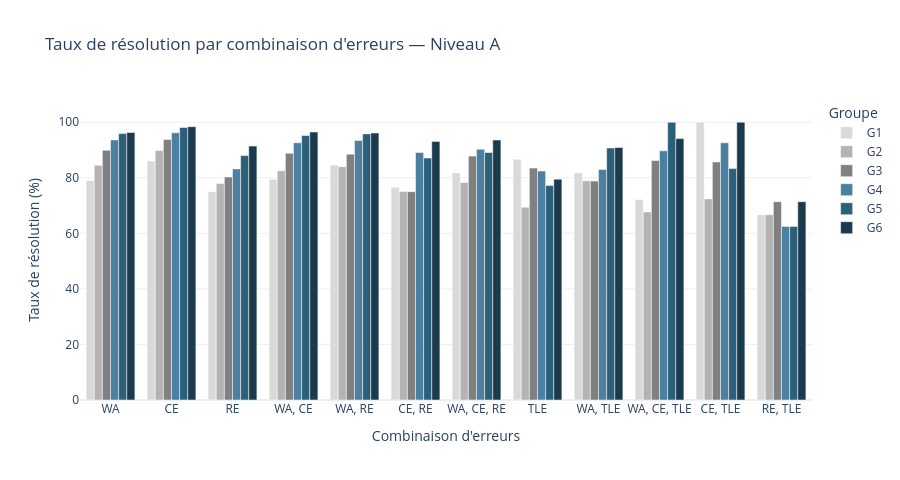
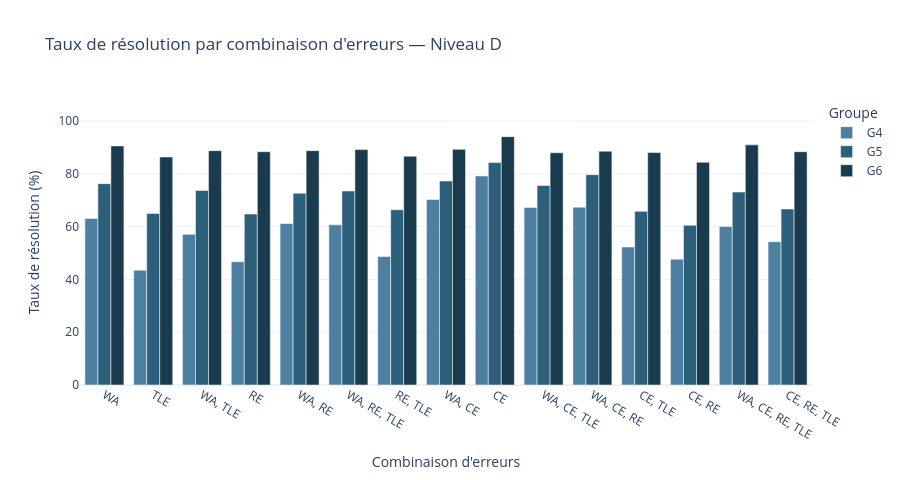

Here is the notebook cell these charts were saved with, in order:
### Markdown cell above
---
### S0b — Version interactive avec survol / Interactive version with hover (Plotly)

Même figure que S0 mais en Plotly : en passant la souris sur une barre,
on voit le **pourcentage exact** et le **nombre de paires** correspondant.

### Code cell
import plotly.graph_objects as go

COLORS_6_HEX = ["#d9d9d9", "#b3b3b3", "#808080", "#4d7fa0", "#2c5f7a", "#1a3a4d"]
COLORS_3_HEX = ["#4d7fa0", "#2c5f7a", "#1a3a4d"]


def plot_resolution_interactive(difficulty, groups, group_colors, min_total=50):
    df_filt = df_seq.filter(pl.col("difficulty") == difficulty)
    df_filt = df_filt.with_columns(
        pl.Series("error_combination",
                  [get_error_combination(s) for s in df_filt["sequence"].to_list()])
    )
    df_agg = (
        df_filt
        .group_by(["error_combination", "proficiency_group"])
        .agg([
            pl.col("n_pairs").sum().alias("total"),
            pl.when(pl.col("resolved")).then(pl.col("n_pairs")).otherwise(0)
              .sum().alias("resolved_n"),
        ])
        .with_columns(
            (pl.col("resolved_n") / pl.col("total") * 100).round(1).alias("resolution_pct")
        )
    )
    combo_order = (
        df_filt.group_by("error_combination")
        .agg(pl.col("n_pairs").sum().alias("total"))
        .filter(pl.col("total") >= min_total)
        .sort("total", descending=True)
        ["error_combination"].to_list()
    )
    lookup = {
        (r["error_combination"], r["proficiency_group"]): (r["resolution_pct"], r["total"])
        for r in df_agg.filter(pl.col("proficiency_group").is_in(groups)).iter_rows(named=True)
    }

    fig = go.Figure()
    for group, color in zip(groups, group_colors):
        rates, totals = [], []
        for combo in combo_order:
            val = lookup.get((combo, group))
            rates.append(val[0] if val else None)
            totals.append(val[1] if val else 0)

        fig.add_trace(go.Bar(
            name=group,
            x=combo_order,
            y=rates,
            customdata=totals,
            marker_color=color,
            hovertemplate=(
                "<b>%{x}</b><br>"
                f"Groupe {group}<br>"
                "Résolution : <b>%{y:.1f}%</b><br>"
                "N = %{customdata:,}<extra></extra>"
            ),
        ))

    fig.update_layout(
        barmode="group",
        title=f"Taux de résolution par combinaison d'erreurs — Niveau {difficulty}",
        xaxis_title="Combinaison d'erreurs",
        yaxis_title="Taux de résolution (%)",
        yaxis_range=[0, 108],
        legend_title="Groupe",
        height=480,
        template="plotly_white",
    )
    fig.show()


# Niveau A — tous groupes
plot_resolution_interactive("A", ["G1", "G2", "G3", "G4", "G5", "G6"], COLORS_6_HEX)

# Niveau D — groupes experts uniquement
plot_resolution_interactive("D", ["G4", "G5", "G6"], COLORS_3_HEX)

### Figure 1 — Plotly figure (JSON) as saved in the notebook; plotly's stock layout.template omitted (floating-point values rounded to 4 significant figures)
{"data": [{"customdata": [5963, 2947, 1385, 2165, 720, 175, 154, 15, 11, 18, 6, 3], "hovertemplate": "<b>%{x}</b><br>Groupe G1<br>Résolution : <b>%{y:.1f}%</b><br>N = %{customdata:,}<extra></extra>", "marker": {"color": "#d9d9d9"}, "name": "G1", "type": "bar", "x": ["WA", "CE", "RE", "WA, CE", "WA, RE", "CE, RE", "WA, CE, RE", "TLE", "WA, TLE", "WA, CE, TLE", "CE, TLE", "RE, TLE"], "y": [79, 86, 75, 79.5, 84.6, 76.6, 81.8, 86.7, 81.8, 72.2, 100, 66.7]}, {"customdata": [14360, 5308, 3612, 3123, 1485, 357, 281, 72, 38, 31, 29, 9], "hovertemplate": "<b>%{x}</b><br>Groupe G2<br>Résolution : <b>%{y:.1f}%</b><br>N = %{customdata:,}<extra></extra>", "marker": {"color": "#b3b3b3"}, "name": "G2", "type": "bar", "x": ["WA", "CE", "RE", "WA, CE", "WA, RE", "CE, RE", "WA, CE, RE", "TLE", "WA, TLE", "WA, CE, TLE", "CE, TLE", "RE, TLE"], "y": [84.5, 89.8, 77.9, 82.5, 84, 75.1, 78.3, 69.4, 78.9, 67.7, 72.4, 66.7]}, {"customdata": [26850, 8248, 6956, 3947, 2511, 472, 304, 158, 80, 29, 28, 7], "hovertemplate": "<b>%{x}</b><br>Groupe G3<br>Résolution : <b>%{y:.1f}%</b><br>N = %{customdata:,}<extra></extra>", "marker": {"color": "#808080"}, "name": "G3", "type": "bar", "x": ["WA", "CE", "RE", "WA, CE", "WA, RE", "CE, RE", "WA, CE, RE", "TLE", "WA, TLE", "WA, CE, TLE", "CE, TLE", "RE, TLE"], "y": [89.9, 93.8, 80.3, 88.8, 88.5, 75, 87.8, 83.5, 78.8, 86.2, 85.7, 71.4]}, {"customdata": [37031, 12161, 8887, 4391, 2480, 414, 257, 182, 88, 29, 27, 16], "hovertemplate": "<b>%{x}</b><br>Groupe G4<br>Résolution : <b>%{y:.1f}%</b><br>N = %{customdata:,}<extra></extra>", "marker": {"color": "#4d7fa0"}, "name": "G4", "type": "bar", "x": ["WA", "CE", "RE", "WA, CE", "WA, RE", "CE, RE", "WA, CE, RE", "TLE", "WA, TLE", "WA, CE, TLE", "CE, TLE", "RE, TLE"], "y": [93.6, 96.2, 83.2, 92.6, 93.4, 89.1, 90.3, 82.4, 83, 89.7, 92.6, 62.5]}, {"customdata": [28181, 9862, 6679, 2796, 1560, 240, 119, 114, 54, 4, 12, 8], "hovertemplate": "<b>%{x}</b><br>Groupe G5<br>Résolution : <b>%{y:.1f}%</b><br>N = %{customdata:,}<extra></extra>", "marker": {"color": "#2c5f7a"}, "name": "G5", "type": "bar", "x": ["WA", "CE", "RE", "WA, CE", "WA, RE", "CE, RE", "WA, CE, RE", "TLE", "WA, TLE", "WA, CE, TLE", "CE, TLE", "RE, TLE"], "y": [95.9, 98.1, 88, 95.2, 95.8, 87.1, 89.1, 77.2, 90.7, 100, 83.3, 62.5]}, {"customdata": [27902, 12449, 5912, 2727, 1107, 277, 140, 127, 33, 17, 9, 7], "hovertemplate": "<b>%{x}</b><br>Groupe G6<br>Résolution : <b>%{y:.1f}%</b><br>N = %{customdata:,}<extra></extra>", "marker": {"color": "#1a3a4d"}, "name": "G6", "type": "bar", "x": ["WA", "CE", "RE", "WA, CE", "WA, RE", "CE, RE", "WA, CE, RE", "TLE", "WA, TLE", "WA, CE, TLE", "CE, TLE", "RE, TLE"], "y": [96.3, 98.4, 91.4, 96.5, 96.1, 93.1, 93.6, 79.5, 90.9, 94.1, 100, 71.4]}], "layout": {"barmode": "group", "height": 480, "legend": {"title": {"text": "Groupe"}}, "title": {"text": "Taux de résolution par combinaison d'erreurs — Niveau A"}, "xaxis": {"title": {"text": "Combinaison d'erreurs"}}, "yaxis": {"range": [0, 108], "title": {"text": "Taux de résolution (%)"}}}}

### Figure 2 — Plotly figure (JSON) as saved in the notebook; plotly's stock layout.template omitted (floating-point values rounded to 4 significant figures)
{"data": [{"customdata": [25747, 12424, 7103, 5653, 3548, 2175, 2116, 1823, 1185, 682, 438, 442, 392, 263, 127, 38], "hovertemplate": "<b>%{x}</b><br>Groupe G4<br>Résolution : <b>%{y:.1f}%</b><br>N = %{customdata:,}<extra></extra>", "marker": {"color": "#4d7fa0"}, "name": "G4", "type": "bar", "x": ["WA", "TLE", "WA, TLE", "RE", "WA, RE", "WA, RE, TLE", "RE, TLE", "WA, CE", "CE", "WA, CE, TLE", "WA, CE, RE", "CE, TLE", "CE, RE", "WA, CE, RE, TLE", "CE, RE, TLE", null], "y": [63.1, 43.5, 57.1, 46.7, 61.2, 60.7, 48.7, 70.3, 79.2, 67.3, 67.4, 52.3, 47.7, 60.1, 54.3, 57.9]}, {"customdata": [36637, 16132, 9445, 7261, 5223, 3028, 2813, 1878, 1405, 779, 439, 526, 354, 279, 132, 43], "hovertemplate": "<b>%{x}</b><br>Groupe G5<br>Résolution : <b>%{y:.1f}%</b><br>N = %{customdata:,}<extra></extra>", "marker": {"color": "#2c5f7a"}, "name": "G5", "type": "bar", "x": ["WA", "TLE", "WA, TLE", "RE", "WA, RE", "WA, RE, TLE", "RE, TLE", "WA, CE", "CE", "WA, CE, TLE", "WA, CE, RE", "CE, TLE", "CE, RE", "WA, CE, RE, TLE", "CE, RE, TLE", null], "y": [76.3, 65, 73.7, 64.8, 72.7, 73.5, 66.4, 77.3, 84.3, 75.6, 79.7, 65.8, 60.5, 73.1, 66.7, 79.1]}, {"customdata": [73835, 17836, 10209, 10738, 8704, 3131, 2770, 3636, 3269, 900, 898, 597, 576, 387, 173, 138], "hovertemplate": "<b>%{x}</b><br>Groupe G6<br>Résolution : <b>%{y:.1f}%</b><br>N = %{customdata:,}<extra></extra>", "marker": {"color": "#1a3a4d"}, "name": "G6", "type": "bar", "x": ["WA", "TLE", "WA, TLE", "RE", "WA, RE", "WA, RE, TLE", "RE, TLE", "WA, CE", "CE", "WA, CE, TLE", "WA, CE, RE", "CE, TLE", "CE, RE", "WA, CE, RE, TLE", "CE, RE, TLE", null], "y": [90.6, 86.4, 88.8, 88.4, 88.8, 89.2, 86.7, 89.3, 94.1, 88, 88.6, 88.1, 84.4, 91, 88.4, 96.4]}], "layout": {"barmode": "group", "height": 480, "legend": {"title": {"text": "Groupe"}}, "title": {"text": "Taux de résolution par combinaison d'erreurs — Niveau D"}, "xaxis": {"title": {"text": "Combinaison d'erreurs"}}, "yaxis": {"range": [0, 108], "title": {"text": "Taux de résolution (%)"}}}}
